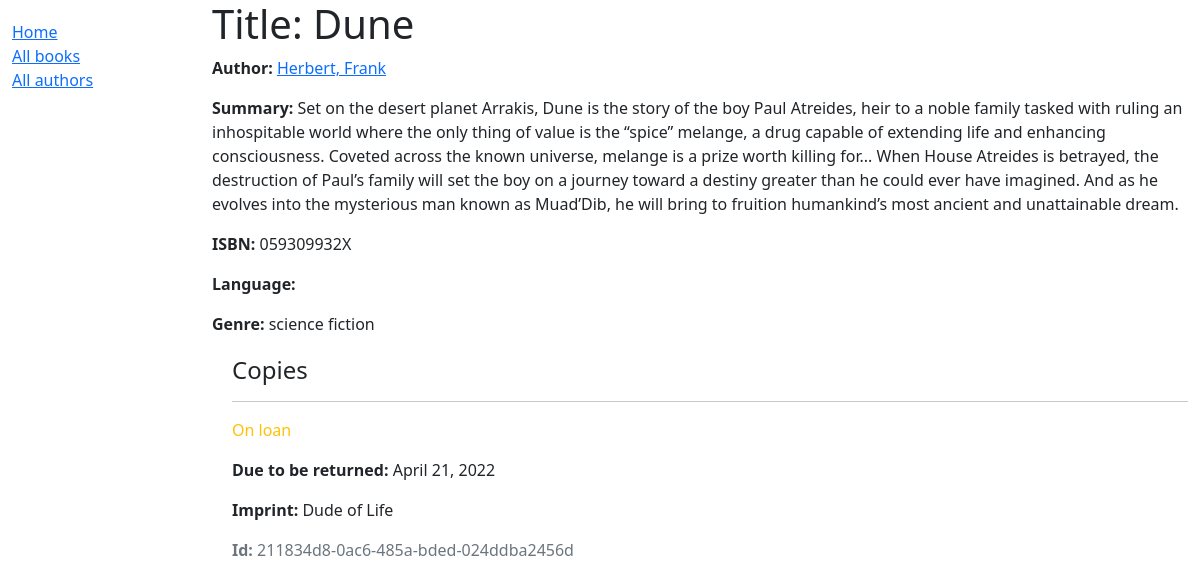
/catalog/book/1, run on the app's committed database.
### catalog/models.py (models this page shows, shortened)
class Book(models.Model):
    title = models.CharField(max_length=200)
    author = models.ForeignKey('Author', on_delete=models.SET_NULL, null=True)
    summary = models.TextField(max_length=1000, help_text='Enter a brief description of the book')
    isbn = models.CharField('ISBN', max_length=13, unique=True,
                             help_text='13 Character <a href="https://www.isbn-international.org/content/what-isbn">ISBN number</a>')
    genre = models.ManyToManyField(Genre, help_text='Select a genre for this book')
    def display_genre(self):
        """Create a string for the Genre. This is required to display genre in Admin."""
        return ', '.join(genre.name for genre in self.genre.all()[:3])
    display_genre.short_description = 'Genre'

class Author(models.Model):
    first_name = models.CharField(max_length=100)
    last_name = models.CharField(max_length=100)
    date_of_birth = models.DateField(null=True, blank=True)
    date_of_death = models.DateField('Died', null=True, blank=True)
    class Meta:
        ordering = ['last_name', 'first_name']
    def __str__(self):
        return f'{self.last_name}, {self.first_name}'

class Genre(models.Model):
    name = models.CharField(max_length=250, help_text='Enter a book genre (e.g. science fiction)')
    def __str__(self):
        return self.name

class BookInstance(models.Model):
    id = models.UUIDField(primary_key=True, default=uuid.uuid4, help_text='Unique ID for this particular book across whole library')
    book = models.ForeignKey('Book', on_delete=models.RESTRICT, null=True)
    imprint = models.CharField(max_length=200)
    due_back = models.DateField(null=True, blank=True)
    LOAN_STATUS = (
        ('m', 'Maintenance'),
        ('o', 'On loan'),
        ('a', 'Available'),
        ('r', 'Reserved'),
    )
    status = models.CharField(
        max_length=1,
        choices=LOAN_STATUS,
        blank=True,
        default='m',
        help_text='Book availability',
    )
    class Meta:
        ordering = ['due_back']

### catalog/views.py (the view)
# urls.py: path('book/<int:pk>', views.BookDetailView.as_view(), name='book-detail'),
class BookDetailView(generic.DetailView):
    model = Book

### catalog/templates/catalog/book_detail.html
{% extends "base_generic.html" %}
{% block content %}
  <h1>Title: {{ book.title }}</h1>
  <p><strong>Author:</strong> <a href="">{{ book.author }}</a></p>
  <p><strong>Summary:</strong> {{ book.summary }}</p>
  <p><strong>ISBN:</strong> {{ book.isbn }}</p>
  <p><strong>Language:</strong> {{ book.language }}</p>
  <p><strong>Genre:</strong> {{ book.genre.all|join:", " }}</p>
  <div style="margin-left:20px;margin-top:20px">
    <h4>Copies</h4>
    {% for copy in book.bookinstance_set.all %}
      <hr>
      <p class="{% if copy.status == 'a' %}text-success{% elif copy.status == 'm' %}text-danger{% else %}text-warning{% endif %}">
        {{ copy.get_status_display }}
      </p>
      {% if copy.status != 'a' %}
        <p><strong>Due to be returned:</strong> {{ copy.due_back }}</p>
      {% endif %}
      <p><strong>Imprint:</strong> {{ copy.imprint }}</p>
      <p class="text-muted"><strong>Id:</strong> {{ copy.id }}</p>
    {% endfor %}
  </div>
{% endblock %}

### data on the page
Book: author "Herbert, Frank", summary "Set on the desert planet Arrakis, Dune is the story of the boy Paul Atreides, heir to a noble family tasked with ruling an inhospitable world where the only thing of value is the “spice” melange, a drug capable of extending life and enhancing consciousness. Coveted across the known universe, melange is a prize worth killing for... When House Atreides is betrayed, the destruction of Paul’s family will set the boy on a journey toward a destiny greater than he could ever have imagined. And as he evolves into the mysterious man known as Muad’Dib, he will bring to fruition humankind’s most ancient and unattainable dream.", isbn "059309932X", genre.all "science fiction"
BookInstance: status "On loan", due_back "April 21, 2022", imprint "Dude of Life", id "211834d8-0ac6-485a-bded-024ddba2456d"
